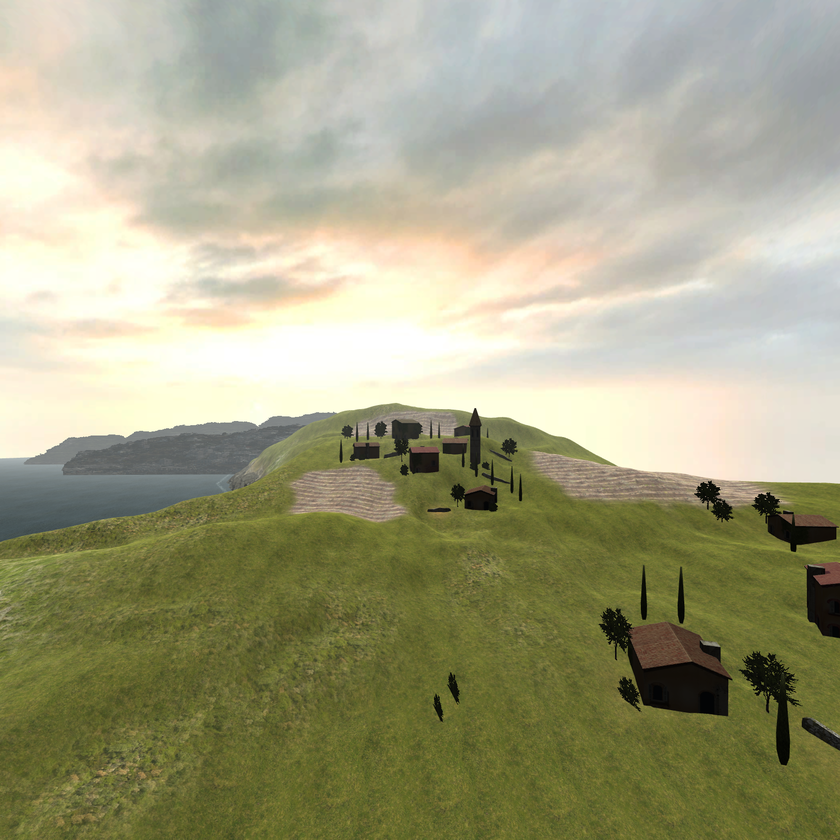
//> input picture input/left.png, 840 x 840 px, shrunk from 1624 x 1624 before the run
$ ./main   (built with g++ and OpenCV 4)
//> lines starting //> are read from the running program, lines starting //| are printed output that depends on the picture
### src/CubemapPlane.hpp
#ifndef CubemapPlane_hpp
#define CubemapPlane_hpp

#include <opencv2/opencv.hpp>
#include <memory>
#include <cmath>
#include <stdexcept>

class CubemapPlane{

public:
	CubemapPlane(std::shared_ptr<cv::Mat> data, std::shared_ptr<cv::Mat> extrinsicMatrix);

	std::shared_ptr<cv::Mat> GetData();

	cv::Vec3b GetPixel(float rigCoordX, float rigCoordY, float rigCoordZ);

private:
	std::shared_ptr<cv::Mat> data;
	std::shared_ptr<cv::Mat> extrinsicMatrix;
	std::shared_ptr<cv::Mat> instrinsicMatrix;

	const float FOV_X = 90.0f;
	const float FOV_Y = 90.0f;

};

#endif /* CubemapPlane_hpp */

### src/Cubemap.hpp
#ifndef Cubemap_hpp
#define Cubemap_hpp

#include <opencv2/opencv.hpp>
#include <unordered_map>
#include <string>
#include <iostream>
#include <memory>
#include <cmath>
#include <stdexcept>

#include "CubemapPlane.hpp"

class Cubemap{

public:


	Cubemap(std::shared_ptr<cv::Mat> top, std::shared_ptr<cv::Mat> extrinsicTop,
	std::shared_ptr<cv::Mat> bottom, std::shared_ptr<cv::Mat> extrinsicBottom,
	std::shared_ptr<cv::Mat> front, std::shared_ptr<cv::Mat> extrinsicFront,
	std::shared_ptr<cv::Mat> back, std::shared_ptr<cv::Mat> extrinsicBack,
	std::shared_ptr<cv::Mat> right, std::shared_ptr<cv::Mat> extrinsicRight,
	std::shared_ptr<cv::Mat> left, std::shared_ptr<cv::Mat> extrinsicLeft);

	std::shared_ptr<CubemapPlane> GetPlane(std::string indice);

	std::shared_ptr<cv::Mat> ToEquirectangular(int width);

private:

	std::unordered_map<std::string, std::shared_ptr<CubemapPlane> > planes;


};

#endif /* Cubemap_hpp */

### src/CubemapPlane.cpp
#include "CubemapPlane.hpp"

CubemapPlane::CubemapPlane(std::shared_ptr<cv::Mat> data, std::shared_ptr<cv::Mat> extrinsicMatrix)
{
	this->data = data;
	this->extrinsicMatrix = extrinsicMatrix;

	instrinsicMatrix = std::make_shared<cv::Mat>(
		cv::Mat::zeros(3,3,CV_32F)
	);

	float fx = (float)data->cols * (1.0f / (std::tan(FOV_X * M_PI * 0.5f / 180.0f) * 2.0f));
	float fy = (float)data->rows * (1.0f / (std::tan(FOV_Y * M_PI * 0.5f / 180.0f) * 2.0f));

	instrinsicMatrix->at<float>(0,0) = fx;
	instrinsicMatrix->at<float>(1,1) = fy;
	instrinsicMatrix->at<float>(0,2) = (0.5f) * (float)data->cols;
	instrinsicMatrix->at<float>(1,2) = (0.5f) * (float)data->rows;
	instrinsicMatrix->at<float>(2,2) = 1.0f;

	// std::cout << *instrinsicMatrix << std::endl;
}

// [4 lines left out: function GetData, not called in this run]

cv::Vec3b CubemapPlane::GetPixel(float rigCoordX, float rigCoordY, float rigCoordZ)
{
	cv::Mat rigCoord = cv::Mat::zeros(3,1, CV_32F);
	rigCoord.at<float>(0,0) = rigCoordX;
	rigCoord.at<float>(1,0) = rigCoordY;
	rigCoord.at<float>(2,0) = rigCoordZ;

	cv::Mat camCoord = (*extrinsicMatrix * rigCoord);

	if (camCoord.at<float>(2,0) < 0)
		throw (std::out_of_range("Z Value < 0"));

	cv::Mat screenCoord = (*instrinsicMatrix) * camCoord;
	int screenCoordW = (int)(screenCoord.at<float>(0,0) / screenCoord.at<float>(2,0));
	int screenCoordH = (int)(screenCoord.at<float>(1,0) / screenCoord.at<float>(2,0));

	if (screenCoordW > (data->cols - 1) || screenCoordH > (data->rows - 1)
		|| screenCoordW < 0 || screenCoordH < 0)
		throw (std::out_of_range("Pixel Out Of Range"));

	return data->at<cv::Vec3b>((int)screenCoordH, (int)screenCoordW);
}

### src/Cubemap.cpp
#include "Cubemap.hpp"

Cubemap::Cubemap(
	std::shared_ptr<cv::Mat> top, std::shared_ptr<cv::Mat> extrinsicTop,
	std::shared_ptr<cv::Mat> bottom, std::shared_ptr<cv::Mat> extrinsicBottom,
	std::shared_ptr<cv::Mat> front, std::shared_ptr<cv::Mat> extrinsicFront,
	std::shared_ptr<cv::Mat> back, std::shared_ptr<cv::Mat> extrinsicBack,
	std::shared_ptr<cv::Mat> right, std::shared_ptr<cv::Mat> extrinsicRight,
	std::shared_ptr<cv::Mat> left, std::shared_ptr<cv::Mat> extrinsicLeft)
{
	planes["top"] = std::shared_ptr<CubemapPlane>(new CubemapPlane(top, extrinsicTop));
	planes["bottom"] = std::shared_ptr<CubemapPlane>(new CubemapPlane(bottom, extrinsicBottom));
	planes["front"] = std::shared_ptr<CubemapPlane>(new CubemapPlane(front, extrinsicFront));
	planes["back"] = std::shared_ptr<CubemapPlane>(new CubemapPlane(back, extrinsicBack));
	planes["right"] = std::shared_ptr<CubemapPlane>(new CubemapPlane(right, extrinsicRight));
	planes["left"] = std::shared_ptr<CubemapPlane>(new CubemapPlane(left, extrinsicLeft));
}

// [4 lines left out: function GetPlane, not called in this run]

std::shared_ptr<cv::Mat> Cubemap::ToEquirectangular(int height)
{
	cv::Mat equirectangular = cv::Mat::zeros(height, height*2, CV_8UC3);

	for (int i=0; i < equirectangular.rows; i++){
		for (int j=0; j < equirectangular.cols; j++){

			float theta = ((2.0f * (float)j / (float)equirectangular.cols) - 1.0f ) * M_PI;
			float phi = ((2.0f * (float)i / (float)equirectangular.rows) - 1.0f ) * M_PI / 2.0f;

			float worldCoordX = std::cos(phi) * std::cos(theta);
			float worldCoordY = std::sin(phi);
			float worldCoordZ = std::cos(phi) * std::sin(theta);

			for (auto plane : planes){
				try{
					equirectangular.at<cv::Vec3b>(i, j) = (plane.second)->GetPixel(worldCoordX, worldCoordY, worldCoordZ);
				}
				catch(std::out_of_range &e){
					continue;
				}
			}

		}
	}

	return std::make_shared<cv::Mat>(equirectangular);
}

### src/main.cpp
#include <iostream>

#include <memory>
#include <string>
#include <cmath>
#include <opencv2/opencv.hpp>

#include "Cubemap.hpp"

const int PANORAMA_Height = 200;

int main(int argc, char const *argv[])
{
	cv::Mat extrinsicTop = cv::Mat::zeros(3,3,CV_32F);
	cv::Mat extrinsicBottom = cv::Mat::zeros(3,3,CV_32F);
	cv::Mat extrinsicFront = cv::Mat::zeros(3,3,CV_32F);
	cv::Mat extrinsicBack = cv::Mat::zeros(3,3,CV_32F);
	cv::Mat extrinsicRight = cv::Mat::zeros(3,3,CV_32F);
	cv::Mat extrinsicLeft = cv::Mat::zeros(3,3,CV_32F);

	// rotate x : clockwise +90
	extrinsicTop.at<float>(0,0) = 1.0f;
	extrinsicTop.at<float>(0,1) = 0.0f;
	extrinsicTop.at<float>(0,2) = 0.0f;

	extrinsicTop.at<float>(1,0) = 0.0f;
	extrinsicTop.at<float>(1,1) = std::cos(M_PI*(-0.5f));
	extrinsicTop.at<float>(1,2) = -std::sin(M_PI*(-0.5f));

	extrinsicTop.at<float>(2,0) = 0.0f;
	extrinsicTop.at<float>(2,1) = std::sin(M_PI*(-0.5f));
	extrinsicTop.at<float>(2,2) = std::cos(M_PI*(-0.5f));

	// rotate x : clockwise -90
	extrinsicBottom.at<float>(0,0) = 1.0f;
	extrinsicBottom.at<float>(0,1) = 0.0f;
	extrinsicBottom.at<float>(0,2) = 0.0f;

	extrinsicBottom.at<float>(1,0) = 0.0f;
	extrinsicBottom.at<float>(1,1) = std::cos(M_PI*0.5f);
	extrinsicBottom.at<float>(1,2) = -std::sin(M_PI*0.5f);

	extrinsicBottom.at<float>(2,0) = 0.0f;
	extrinsicBottom.at<float>(2,1) = std::sin(M_PI*0.5f);
	extrinsicBottom.at<float>(2,2) = std::cos(M_PI*0.5f);

	// reference frame
	extrinsicFront.at<float>(0,0) = 1.0f;
	extrinsicFront.at<float>(0,1) = 0.0f;
	extrinsicFront.at<float>(0,2) = 0.0f;

	extrinsicFront.at<float>(1,0) = 0.0f;
	extrinsicFront.at<float>(1,1) = 1.0f;
	extrinsicFront.at<float>(1,2) = 0.0f;

	extrinsicFront.at<float>(2,0) = 0.0f;
	extrinsicFront.at<float>(2,1) = 0.0f;
	extrinsicFront.at<float>(2,2) = 1.0f;

	// rotate y : clockwise +180
	extrinsicBack.at<float>(0,0) = std::cos(M_PI);
	extrinsicBack.at<float>(0,1) = 0.0f;
	extrinsicBack.at<float>(0,2) = std::sin(M_PI);

	extrinsicBack.at<float>(1,0) = 0.0f;
	extrinsicBack.at<float>(1,1) = 1.0f;
	extrinsicBack.at<float>(1,2) = 0.0f;

	extrinsicBack.at<float>(2,0) = -std::sin(M_PI);
	extrinsicBack.at<float>(2,1) = 0.0f;
	extrinsicBack.at<float>(2,2) = std::cos(M_PI);

	// rotate y : clockwise -90
	extrinsicRight.at<float>(0,0) = std::cos(M_PI*(-0.5f));
	extrinsicRight.at<float>(0,1) = 0.0f;
	extrinsicRight.at<float>(0,2) = std::sin(M_PI*(-0.5f));

	extrinsicRight.at<float>(1,0) = 0.0f;
	extrinsicRight.at<float>(1,1) = 1.0f;
	extrinsicRight.at<float>(1,2) = 0.0f;

	extrinsicRight.at<float>(2,0) = -std::sin(M_PI*(-0.5f));
	extrinsicRight.at<float>(2,1) = 0.0f;
	extrinsicRight.at<float>(2,2) = std::cos(M_PI*(-0.5f));

	// rotate y : clockwise +90
	extrinsicLeft.at<float>(0,0) = std::cos(M_PI*0.5f);
	extrinsicLeft.at<float>(0,1) = 0.0f;
	extrinsicLeft.at<float>(0,2) = std::sin(M_PI*0.5f);

	extrinsicLeft.at<float>(1,0) = 0.0f;
	extrinsicLeft.at<float>(1,1) = 1.0f;
	extrinsicLeft.at<float>(1,2) = 0.0f;

	extrinsicLeft.at<float>(2,0) = -std::sin(M_PI*0.5f);
	extrinsicLeft.at<float>(2,1) = 0.0f;
	extrinsicLeft.at<float>(2,2) = std::cos(M_PI*0.5f);

	Cubemap* cubemap = new Cubemap(
		std::make_shared<cv::Mat>(cv::imread("./input/top.png")), std::make_shared<cv::Mat>(extrinsicTop),
		std::make_shared<cv::Mat>(cv::imread("./input/bottom.png")), std::make_shared<cv::Mat>(extrinsicBottom),
		std::make_shared<cv::Mat>(cv::imread("./input/front.png")), std::make_shared<cv::Mat>(extrinsicFront),
		std::make_shared<cv::Mat>(cv::imread("./input/back.png")), std::make_shared<cv::Mat>(extrinsicBack),
		std::make_shared<cv::Mat>(cv::imread("./input/right.png")), std::make_shared<cv::Mat>(extrinsicRight),
		std::make_shared<cv::Mat>(cv::imread("./input/left.png")), std::make_shared<cv::Mat>(extrinsicLeft)
	);
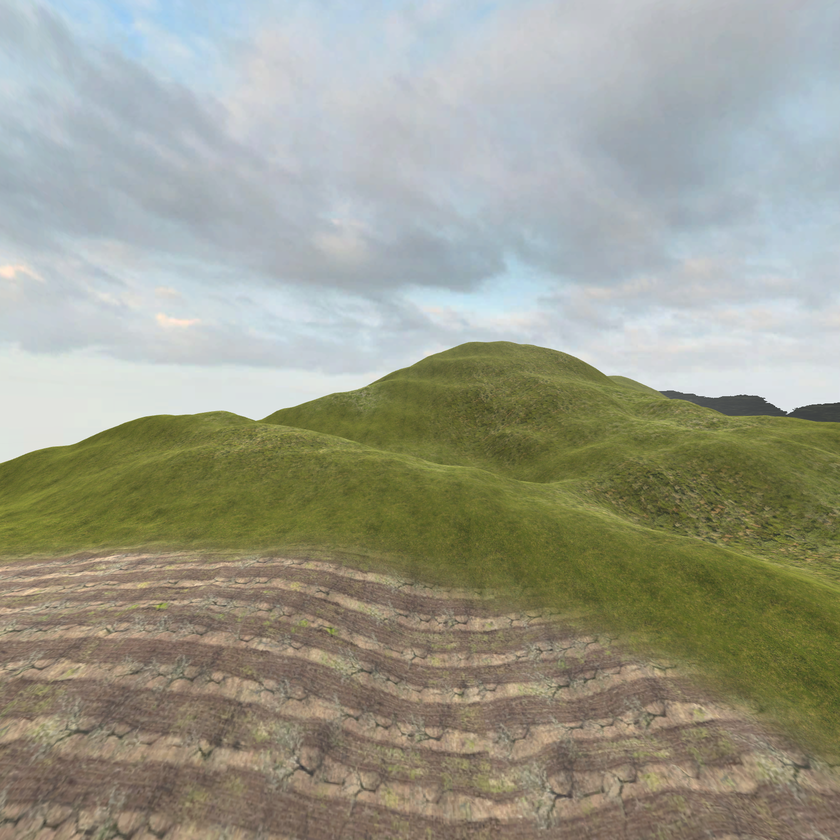
//> input picture input/right.png, 840 x 840 px, shrunk from 1624 x 1624 before the run
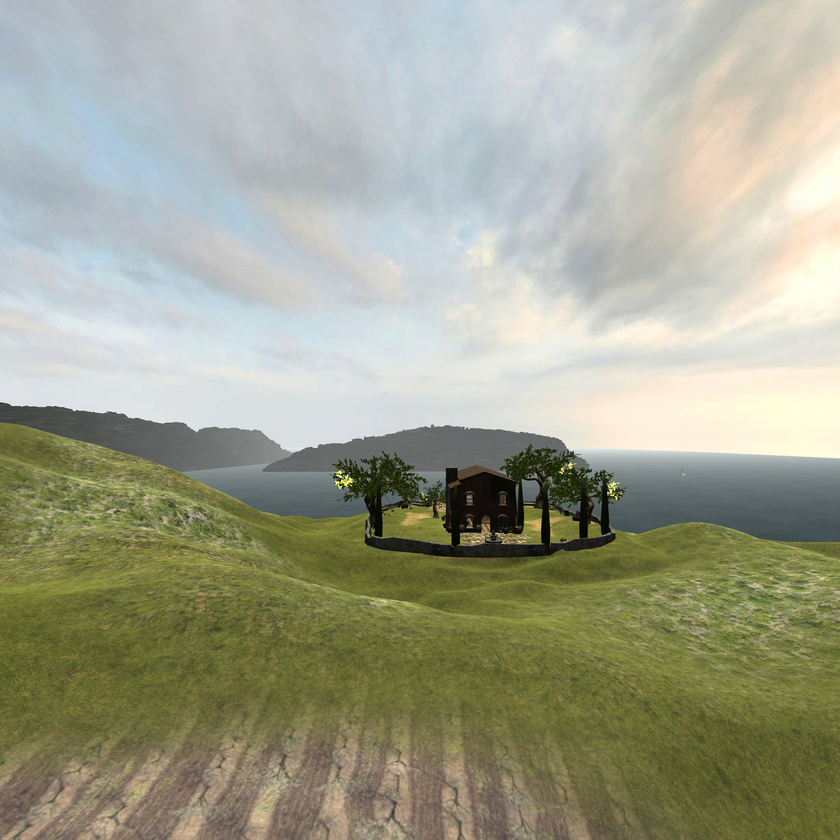
//> input picture input/back.png, 840 x 840 px, shrunk from 1624 x 1624 before the run
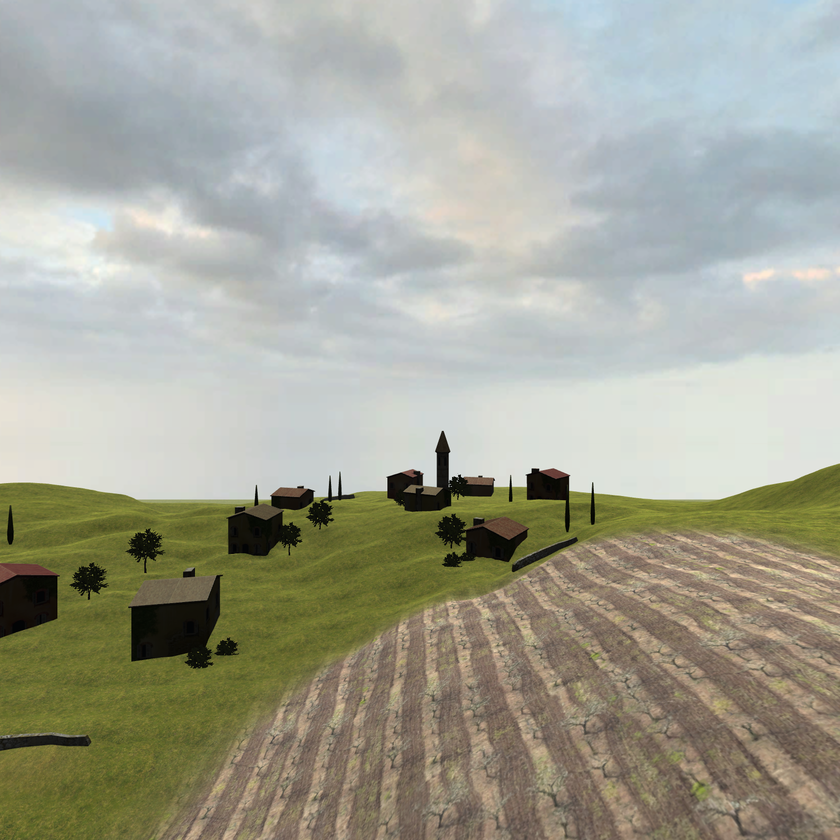
//> input picture input/front.png, 840 x 840 px, shrunk from 1624 x 1624 before the run
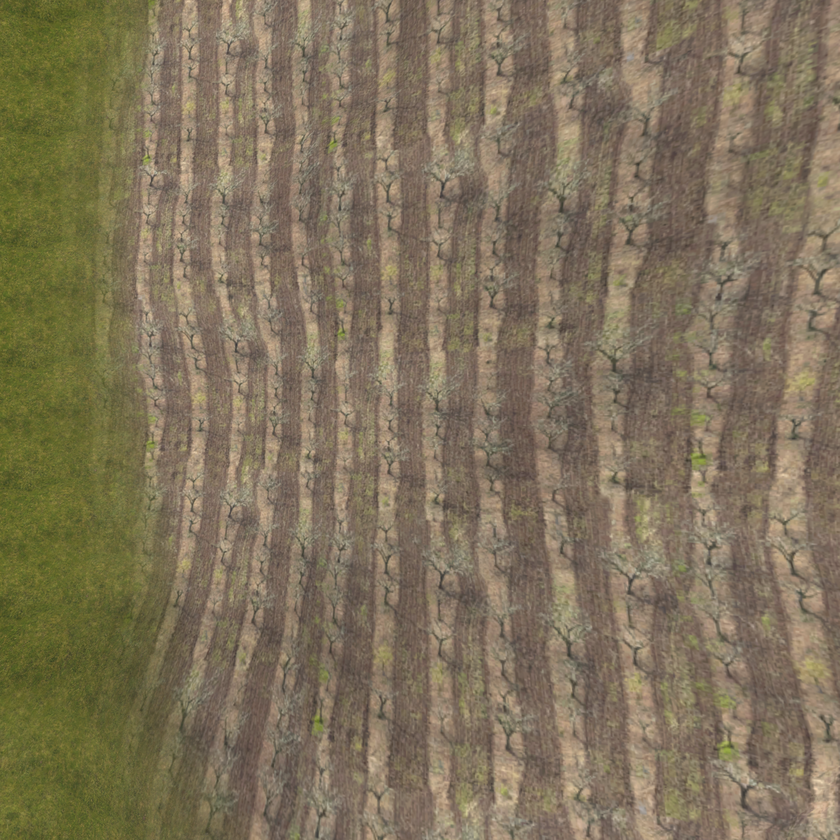
//> input picture input/bottom.png, 840 x 840 px, shrunk from 1624 x 1624 before the run
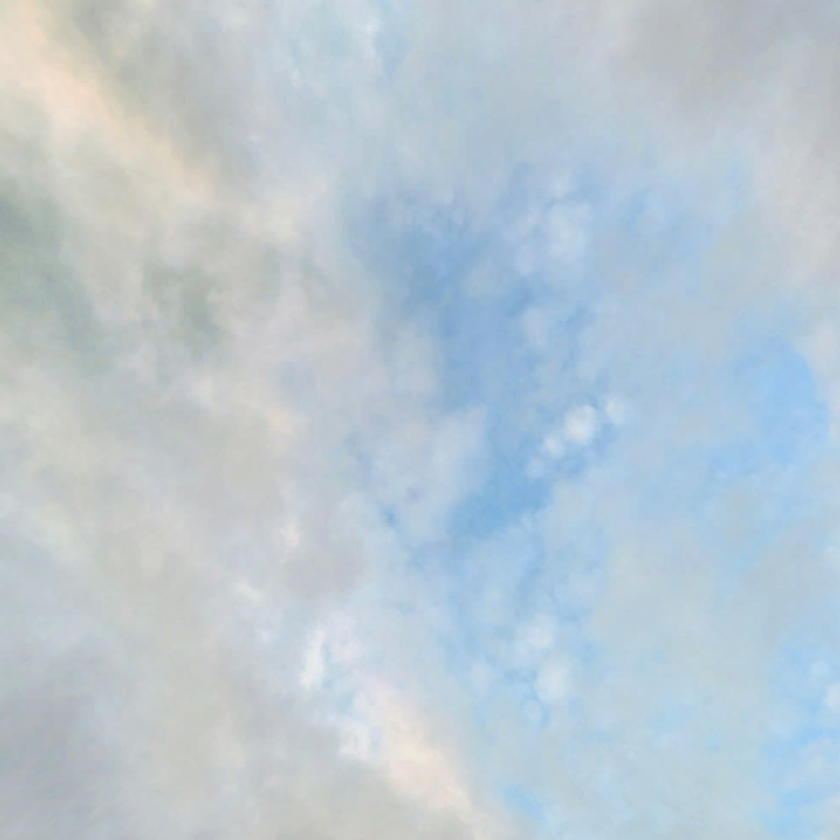
//> input picture input/top.png, 840 x 840 px, shrunk from 1624 x 1624 before the run
//> in CubemapPlane, `float fx = (float)data->cols * (1.0f / (std::tan(FOV_X * M_PI * 0.5f /..`: fx = 420
//> in Cubemap, `planes["top"] = std::shared_ptr<CubemapPlane>(new CubemapPlane(top, ex..`: planes = 1 item
//> in Cubemap, `planes["bottom"] = std::shared_ptr<CubemapPlane>(new CubemapPlane(bott..`: planes = 2 items
//> in Cubemap, `planes["front"] = std::shared_ptr<CubemapPlane>(new CubemapPlane(front..`: planes = 3 items
//> in Cubemap, `planes["back"] = std::shared_ptr<CubemapPlane>(new CubemapPlane(back, ..`: planes = 4 items
//> in Cubemap, `planes["right"] = std::shared_ptr<CubemapPlane>(new CubemapPlane(right..`: planes = 5 items
//> in Cubemap, `planes["left"] = std::shared_ptr<CubemapPlane>(new CubemapPlane(left, ..`: planes = 6 items

	// 2K height
	cv::imshow("test", *(cubemap->ToEquirectangular(PANORAMA_Height)));
//> after the loop in ToEquirectangular, `for (int i=0; i < equirectangular.rows; i++)`:
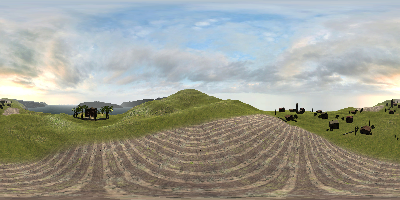
//> equirectangular: 200 rows x 400 cols, CV_8UC3; mean B, G, R 147.7, 158.7, 157.5
	cv::waitKey(0);


	/* code */
	return 0;
}
